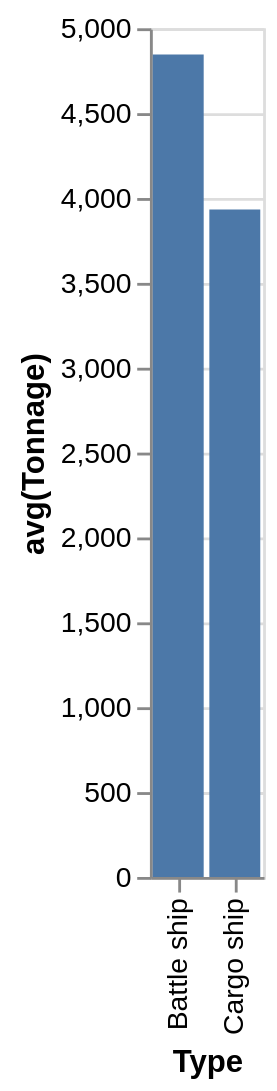

The specification (Vega-Lite) saved for this image:
### Vega-Lite specification from a JSON file in a GitHub repository (floating-point values rounded to 4 significant figures)
{"data": {"values": [{"x_data": "Battle ship", "y_data": 4845}, {"x_data": "Cargo ship", "y_data": 3932.0}]}, "mark": "bar", "encoding": {"x": {"field": "x_data", "type": "nominal", "title": "Type", "sort": "ascending"}, "y": {"field": "y_data", "type": "quantitative", "title": "avg(Tonnage)"}}}
